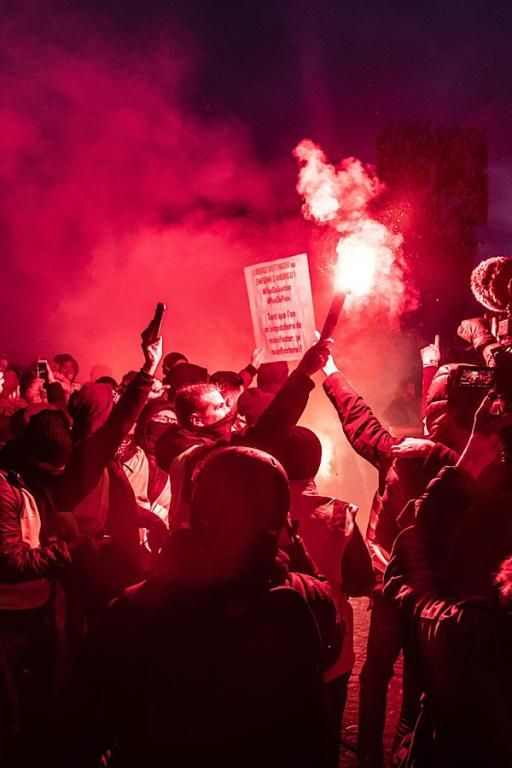
#> input picture pertemuan 9/image9.jpg, 512 x 768 px
$ python edge-based-segmentasi.py
#> lines starting #> are read from the running program, lines starting #| are printed output that depends on the picture; after the words box and inside, x2 and y2 are one past the last pixel; in counts of white or black regions, pixels touching at a corner belong together
import cv2

# Baca citra grayscale
image = cv2.imread('image9.jpg', cv2.IMREAD_GRAYSCALE)
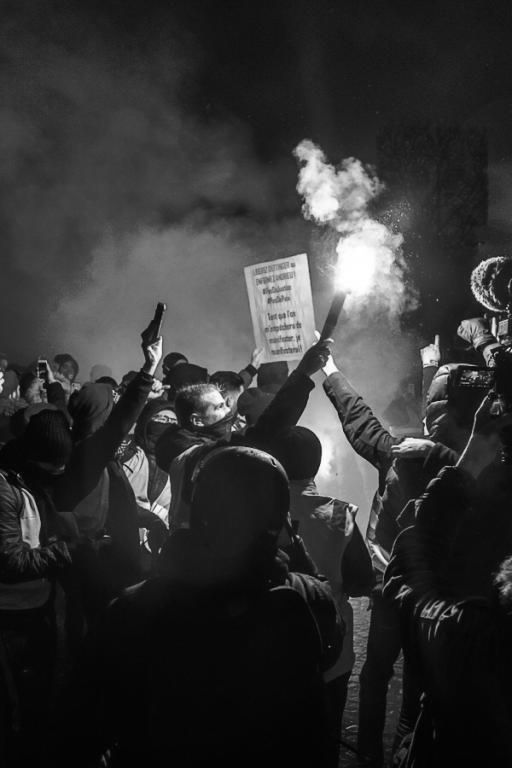
#> image: shape (768, 512); min 0, max 255, mean 51

# Deteksi tepi menggunakan Canny
edges = cv2.Canny(image, 100, 200)
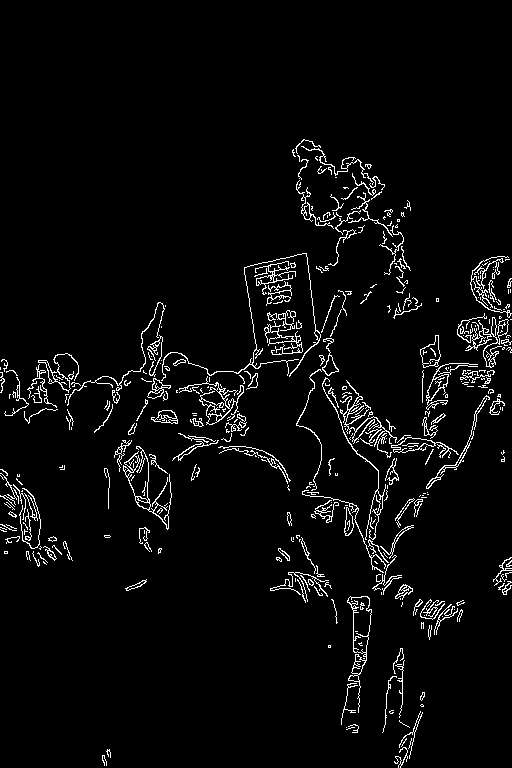
#> edges: shape (768, 512); 3.9% white in thin lines or dots, all inside (x1, y1, x2, y2) = (0, 139, 512, 768)

# Tampilkan hasil
cv2.imshow('Edges Detected', edges)
cv2.waitKey(0)
cv2.destroyAllWindows()
